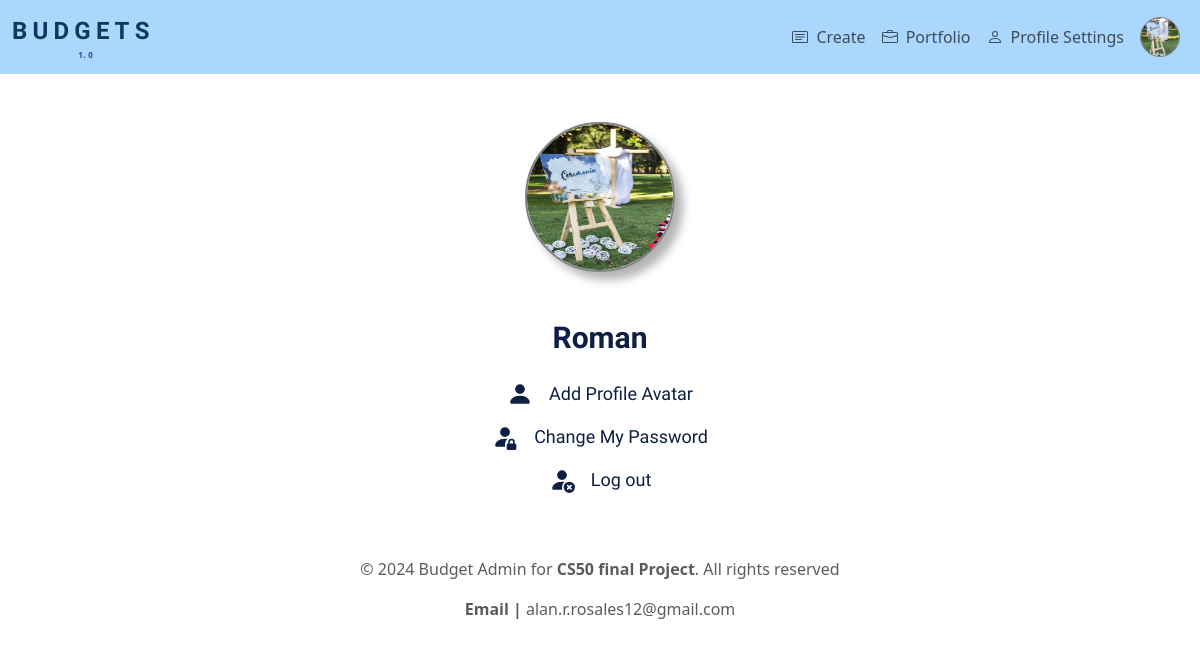
Page /user_profile (signed in) on the committed database.
### tables this page shows
CREATE TABLE users (id INTEGER PRIMARY KEY AUTOINCREMENT, username TEXT NOT NULL, hashed_password TEXT NOT NULL, profile_image TEXT);

### app.py (the view)
@app.route("/user_profile", methods=['GET'])
@login_required
def user_profile():
    if request.method == "GET":
        user_id = session["user_id"]
        user_data = db.execute("SELECT username, profile_image FROM users WHERE id = ?", user_id)
        if user_data:
            return render_template("user_profile.html", user=user_data[0])
        else:
            return render_template("error.html", message="User not found")

### app.py (called while the page is built)
@app.context_processor
def inject_user():
    if 'user_id' in session:
        user_id = session['user_id']
        user_data = db.execute("SELECT profile_image, username FROM users WHERE id = ?", user_id)
        if user_data:
            user_info = user_data[0]
            return {"user": {"profile_image": user_info["profile_image"], "username": user_info["username"]}}
    return {"user": None}

### helpers.py (called while the page is built)
def login_required(f):
    @wraps(f)
    def decorated_function(*args, **kwargs):
        if session.get("user_id") is None:
            return redirect(url_for("login"))
        return f(*args,**kwargs)
    return decorated_function

### templates/user_profile.html (shortened to what this page needs)
{% extends "layout.html" %}
{% block main %}
<div class="container">
    <div style="border-radius: 50%;">
         {% if user['profile_image'] %}
         <img src="{{ url_for('static', filename=user['profile_image'].replace('static/', '')) }}" alt="Profile Image" class="img-fluid" style="width: 150px; height: 150px; border-radius: 50%; border: 2px solid gray; box-shadow: 8px 8px 10px rgba(0, 0, 0, 0.3);">
         {% else %}
         <img src="{{ url_for('static', filename='uploads/default-img.png') }}" alt="Default Profile" class="img-fluid profile-img" style="width: 150px; height: 150px;">
         {% endif %}
    </div>
    <div class="center">
        <div class="center">
            <h2 class="text-capitalize titles mt-5 mb-4">
                {{ user['username'] }}
            </h2>
        </div>
    </div>
</div>
<div class="container flex-column d-flex align-items-center justify-content-between mb-3 mt-3">
    <a href="/upload_image" class="d-flex flex-row align-items-center gap-3 mb-3 titles-small text-decoration-none" style="font-weight: 400;">
        <svg xmlns="http://www.w3.org/2000/svg" width="26" height="26" fill="currentColor" class="bi bi-person-fill" viewBox="0 0 16 16">
            <path d="M3 14s-1 0-1-1 1-4 6-4 6 3 6 4-1 1-1 1zm5-6a3 3 0 1 0 0-6 3 3 0 0 0 0 6"/>
        </svg>
        Add Profile Avatar</a>
    <a href="/change_password" class="d-flex flex-row align-items-center gap-3 text-decoration-none mb-3 titles-small" style="font-weight: 400;">
        Change My Password</a>
    <a href="/logout" class="d-flex flex-row align-items-center gap-3 text-decoration-none titles-small" style="font-weight: 400;">
        Log out</a>
</div>
{% endblock %}

### templates/layout.html (shortened to what this page needs)
<!DOCTYPE html>
<html lang="en">
    <head>
        <link href="https://cdn.jsdelivr.net/npm/bootstrap@5.3.3/dist/css/bootstrap.min.css" rel="stylesheet">
        <link rel="stylesheet" href="{{ url_for('static', filename='styles.css') }}">
    </head>
    <body>
        <nav id="custom-navbar" class="navbar navbar-expand-lg navbar-light">
            <div class="container-fluid">
                <div class="container-logo">
                    <a class="navbar-brand" href="/">
                        <div class="container-letters">
                            <span class="color_b">B</span>
                            <span class="color_b">U</span>
                            <span class="color_b">D</span>
                            <span class="color_b">G</span>
                            <span class="color_b">E</span>
                            <span class="color_b">T</span>
                            <span class="color_b">S</span>
                        </div>
                        <div class="container-numbers">
                        </div>
                    </a>
                </div>
                <div class="collapse navbar-collapse" id="navbarSupportedContent">
                    {% if session["user_id"] %}
                        <ul class="navbar-nav ms-auto">
                            <div class="d-flex flex-row align-items-center">
                                <li class="nav-item">
                                    <a class="nav-link d-flex flex-row align-items-center gap-2" href="/">
                                        Create</a>
                                </li>
                            </div>
                            <div class="d-flex flex-row align-items-center">
                                <li class="nav-item">
                                    <a class="nav-link d-flex flex-row align-items-center gap-2" href="/history">
                                        Portfolio</a>
                                </li>
                            </div>
                            <div class="d-flex flex-row align-items-center">
                                <li class="nav-item">
                                    <a class="nav-link d-flex align-items-center gap-2" href="/user_profile">
                                    Profile Settings
                                </a>
                                </li>
                            </div>
                            {% if user %}
                                <li class="nav-item d-none d-lg-block">
                                    <a href="{{ url_for('user_profile') }}" class="nav-link d-flex align-items-center">
                                        {% if user['profile_image'] %}
                                            <img src="{{ url_for('static', filename=user['profile_image'].replace('static/', '')) }}" class="profile-img" style="height: 40px; width: 40px; border-radius: 50%; border: 1px solid gray;">
                                        {% else %}
                                            <div class="profile-initials">{{ user['username'][0] | upper }}</div>
                                        {% endif %}
                                    </a>
                                </li>
                            {% endif %}
                        </ul>
                    {% endif %}
                </div>
            </div>
        </nav>
        <main class="container py-5 text-center">
            {% block main %}{% endblock %}
        </main>
        <footer class="mb-5">
            <p class="text-center text-muted">
                &copy; 2024 Budget Admin for <strong> CS50 final Project</strong>. All rights reserved
            </p>
            <p class="text-center text-muted ml-5">
                <strong> Email | </strong>alan.r.rosales12@gmail.com
            </p>
        </footer>
    </body>
</html>

### static/styles.css (style rules this page uses)
#custom-navbar { background-color: rgb(171, 215, 255); }
.nav-item { color:aqua; }
.color_b { font-size: larger; font-family: "Oswald", sans-serif; font-weight: 700; color:rgb(14, 57, 94); }
.container-logo { display: flex; flex-direction: column; justify-content: center; }
.container-numbers { display: flex; flex-direction: row; justify-content: center; gap: 5px; }
.titles { font-size: 30px; font-family: "Oswald", sans-serif; font-weight: 700; font-style: normal; color: rgb(13, 31, 68); }
.titles-small { font-size: large; font-weight: 500; font-family: "Oswald", sans-serif; color: rgb(13, 31, 68); }
.profile-img { width: 100%; height: 100%; object-fit: cover; }

### rows in the picture
users: profile_image (picture), username "Roman"
